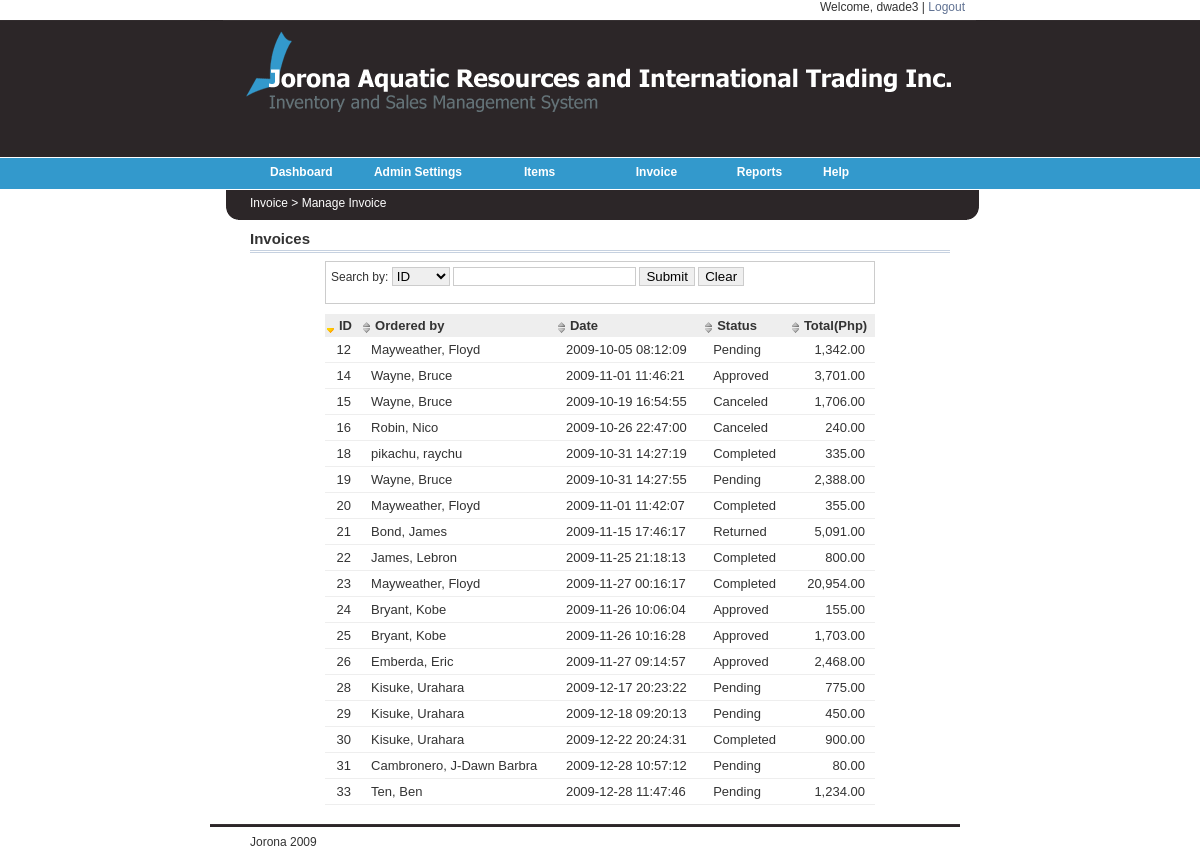
Screenshot of /final/manage_order.php (signed in) with the database file from the repository.
### tables this page shows
CREATE TABLE IF NOT EXISTS `tbl_order` (
  `o_id` int(6) NOT NULL auto_increment,
  `o_status` smallint(2) NOT NULL,
  `o_memo` varchar(260) NOT NULL,
  `o_lastupdate` timestamp NOT NULL default CURRENT_TIMESTAMP on update CURRENT_TIMESTAMP,
  `o_total` int(7) NOT NULL,
  `userid` int(4) NOT NULL,
  `cust_id` int(5) NOT NULL,
  PRIMARY KEY  (`o_id`)
);

CREATE TABLE IF NOT EXISTS `tbl_customer` (
  `cust_id` int(4) NOT NULL auto_increment,
  `cust_fname` varchar(30) default NULL,
  `cust_lname` varchar(30) default NULL,
  `cust_email` varchar(64) NOT NULL,
  `cus_user` varchar(30) default NULL,
  `cus_pass` varchar(200) default NULL,
  `cust_address` varchar(200) NOT NULL,
  `cust_city` varchar(20) default NULL,
  `cust_type` smallint(2) NOT NULL,
  `cust_contact` varchar(15) default NULL,
  `cust_acontact` int(15) default NULL,
  `cust_question` int(2) default NULL,
  `cust_answer` varchar(40) default NULL,
  `note` varchar(900) default NULL,
  PRIMARY KEY  (`cust_id`)
);

### final/includes/functions.php (called while the page is built, shortened)
<?php
    function DisplayOrders(){
        $query = "SELECT * FROM tbl_order,  tbl_customer
                    WHERE  tbl_order.cust_id = tbl_customer.cust_id ORDER by tbl_order.o_id ASC";
        $result = mysql_query($query);
        return $result;
    }
?>

### final/manage_order.php (the view, shortened to what this page needs)
<?php include("includes/functions.php");?>
<link rel="stylesheet" href="_common/css/main.css" type="text/css" media="all">
<link href="stylesheets/sortableTable.css" rel="stylesheet" type="text/css" />
<?php include("includes/header.php");?>
<br><div id="mainMenuContent"> Invoice > Manage Invoice</div></div><div> <div id="content1">
<div class="header">
<p class="h">Invoices</p>
</div>
            	<div id="container">
		<div id="example">
			<div class="tableFilter">
		  		<form id="tableFilter" onsubmit="myTable.filter(this.id); return false;">Search by:
				    <select id="column">
					    <option value="0">ID</option>
				    </select>
					<input type="text" id="keyword"/>
					<input type="submit" value="Submit" />
					<input type="reset" value="Clear" />
				</form>
			</div>
		    <table id="myTable" cellpadding="0">
		  	<thead>
				<th axis="number">ID</th>
				<th axis="string">Ordered by</th>
				<th axis="string">Date</th>
				<th axis="string">Status</th>
				<th axis="number">Total(Php)</th>
			</thead>
			<?php
				echo "<tbody>";
			        $result = DisplayOrders();
                                while($row = mysql_fetch_array($result))
                                {
				echo "<tr id=".$row['o_id'].">";
				echo"<td class=\"rightAlign\">".$row['o_id']."</td>";
				echo"<td>".$row['cust_lname'].", ".$row['cust_fname']."</td>";
				echo"<td>".$row['o_lastupdate']."</td>";
				if($row['o_status']==1){
				echo"<td>Approved</td>";
				} elseif($row['o_status']==2) {
				    echo"<td>Pending</td>";
				} elseif($row['o_status']==3) {
				    echo"<td>Canceled</td>";
				} elseif($row['o_status']==4) {
				    echo"<td>Completed</td>";
				} elseif($row['o_status']==5) {
				    echo"<td>Returned</td>";
				}
				echo"<td class=\"int\">".number_format($row['o_total'],2)."</td>";
				echo "</tr>";
				}
			echo "</tbody>";
			?>
		  </table>
		</div>
	</div>
<?php require("includes/footer.php");?>

### final/_common/css/main.css (style rules this page uses)
body { line-height: 1.5; background: #fff; margin:1.5em 0; }
table { border-collapse: separate; border-spacing: 0; }
caption, th, td { text-align: left; font-weight:400; }
body { color: black; font-family: Verdana, sans-serif; font-size: 12px; }
#container { width: 550px; margin: auto; padding-top: 0px; padding-bottom: 10px; }

### final/stylesheets/sortableTable.css (style rules this page uses)
table { width: 100%; }
th { background-color: #666666; background: #eee url(../images/icon-table-sort.png) no-repeat 2px 8px; padding: 4px 4px 4px 14px; font-size: 13px; font-weight:bold; }
tr { background-color: #FFFFFF; padding: 4px; font-size: 13px; }
td { padding: 5px 10px; border-bottom: 1px solid #eee; }
.rightAlign { text-align: right; }
.sortedDESC { background: url(../images/icon-table-sort-desc.png) no-repeat 2px 10px #eee; }
.tableFilter { border: 1px solid #ccc; padding: 5px; margin: 0px 0 10px 0; }
.tableFilter input { border: 1px solid #ccc; }
.tableFilter select { border: 1px solid #ccc; }

### final/stylesheets/web.css (style rules this page uses)
body { margin: 0px 0px 10px 0px; padding: 0px; line-height: 200%; color: #333; font: 12px Arial, Verdana, sans-serif; background:url(../images/b_g.gif) top left repeat-x; }
#mainMenuContent { margin-left: 50px; }
#content1 { padding: 0px; width: 700px; background-color:#FFFFFF; margin-left:50px; margin-top: 010px; float: left; }
div.header { border-bottom: 3px double rgb(198, 209, 224); padding-bottom: 3px; margin-bottom: 8px; }
p.h { font:arial; font-size:15px; padding:0; margin-top:0; margin-bottom:0; font-weight:bold; }
td.int { text-align:right; }

### rows the page displays
tbl_order: o_id "12", cust.cust_lname "Mayweather", cust.cust_fname "Floyd", o_lastupdate "2009-10-05 08:12:09", o_status "Pending", o_total "1,342.00"
tbl_order: o_id "14", cust.cust_lname "Wayne", cust.cust_fname "Bruce", o_lastupdate "2009-11-01 11:46:21", o_status "Approved", o_total "3,701.00"
tbl_order: o_id "15", cust.cust_lname "Wayne", cust.cust_fname "Bruce", o_lastupdate "2009-10-19 16:54:55", o_status "Canceled", o_total "1,706.00"
tbl_order: o_id "16", cust.cust_lname "Robin", cust.cust_fname "Nico", o_lastupdate "2009-10-26 22:47:00", o_status "Canceled", o_total "240.00"
tbl_order: o_id "18", cust.cust_lname "pikachu", cust.cust_fname "raychu", o_lastupdate "2009-10-31 14:27:19", o_status "Completed", o_total "335.00"
tbl_order: o_id "19", cust.cust_lname "Wayne", cust.cust_fname "Bruce", o_lastupdate "2009-10-31 14:27:55", o_status "Pending", o_total "2,388.00"
tbl_order: o_id "20", cust.cust_lname "Mayweather", cust.cust_fname "Floyd", o_lastupdate "2009-11-01 11:42:07", o_status "Completed", o_total "355.00"
tbl_order: o_id "21", cust.cust_lname "Bond", cust.cust_fname "James", o_lastupdate "2009-11-15 17:46:17", o_status "Returned", o_total "5,091.00"
tbl_order: o_id "22", cust.cust_lname "James", cust.cust_fname "Lebron", o_lastupdate "2009-11-25 21:18:13", o_status "Completed", o_total "800.00"
tbl_order: o_id "23", cust.cust_lname "Mayweather", cust.cust_fname "Floyd", o_lastupdate "2009-11-27 00:16:17", o_status "Completed", o_total "20,954.00"
tbl_order: o_id "24", cust.cust_lname "Bryant", cust.cust_fname "Kobe", o_lastupdate "2009-11-26 10:06:04", o_status "Approved", o_total "155.00"
tbl_order: o_id "25", cust.cust_lname "Bryant", cust.cust_fname "Kobe", o_lastupdate "2009-11-26 10:16:28", o_status "Approved", o_total "1,703.00"
tbl_order: o_id "26", cust.cust_lname "Emberda", cust.cust_fname "Eric", o_lastupdate "2009-11-27 09:14:57", o_status "Approved", o_total "2,468.00"
tbl_order: o_id "28", cust.cust_lname "Kisuke", cust.cust_fname "Urahara", o_lastupdate "2009-12-17 20:23:22", o_status "Pending", o_total "775.00"
tbl_order: o_id "29", cust.cust_lname "Kisuke", cust.cust_fname "Urahara", o_lastupdate "2009-12-18 09:20:13", o_status "Pending", o_total "450.00"
tbl_order: o_id "30", cust.cust_lname "Kisuke", cust.cust_fname "Urahara", o_lastupdate "2009-12-22 20:24:31", o_status "Completed", o_total "900.00"
tbl_order: o_id "31", cust.cust_lname "Cambronero", cust.cust_fname "J-Dawn Barbra", o_lastupdate "2009-12-28 10:57:12", o_status "Pending", o_total "80.00"
tbl_order: o_id "33", cust.cust_lname "Ten", cust.cust_fname "Ben", o_lastupdate "2009-12-28 11:47:46", o_status "Pending", o_total "1,234.00"

### other values shown
$_SESSION['username'] "dwade3"
